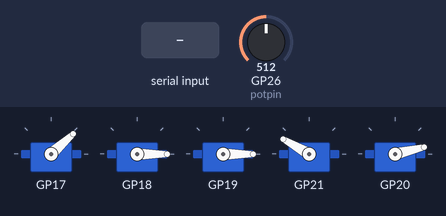
A program run on a simulated Raspberry Pi Pico. Shown: 5 × servo. The inputs (shaded band) are chosen by the test bench; at power-on: GP26 (potpin) = 512. What the program prints to the serial monitor is not drawn.

Above: at 3.2 s.
3.3 s: GP26 (potpin) set to 716
At 4.3 s:
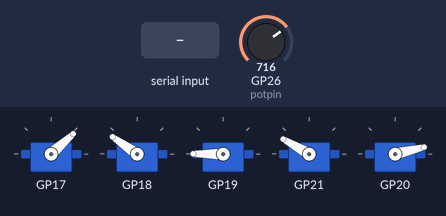
4.8 s: "f\n" received over Serial
At 5.8 s:
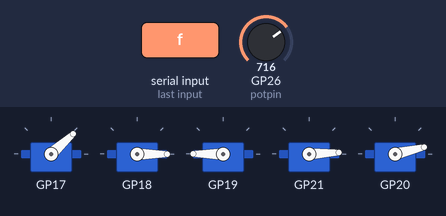
6.3 s: "r\n" received over Serial
At 6.8 s:
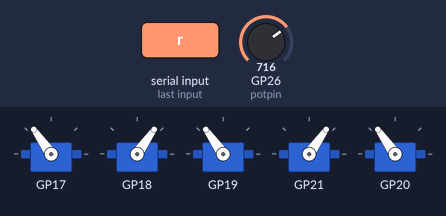
7.8 s: GP26 (potpin) set to 900
At 9.0 s:
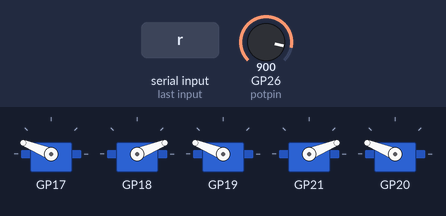
9.3 s: GP26 (potpin) set to 1023
At 10.3 s:
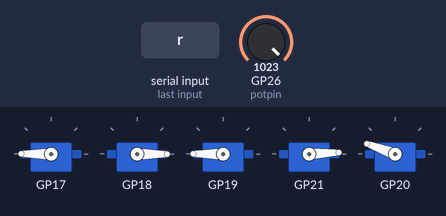
10.8 s: GP26 (potpin) set to 306
At 11.4 s:
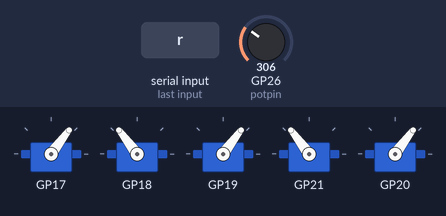
Timing chart, 0 to 13.3 s (numbered marks = the images above; inputs shaded):
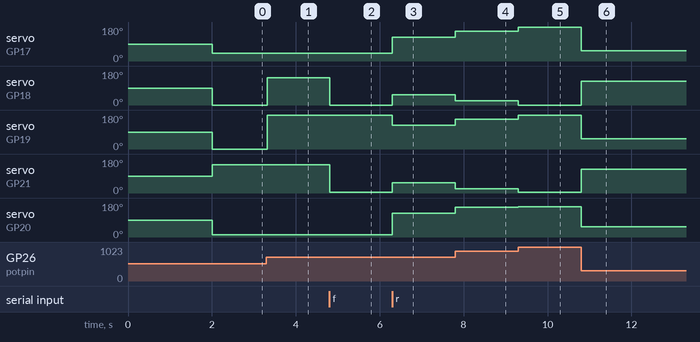

The program:

main.cpp
```cpp
#include <Arduino.h>

#include <fingers.h>

#include <numberFunctions.h>

int potpin = 26; // analog pin used to connect the potentiometeru
int val, rev;    // variable to read the value from the analog pin

bool usePot = true;
bool usePose = true;
bool useRaw = false;
bool useAI = false;
bool printPotVal = false;

void printHelp()
{
  Serial.println("0: zero");
  Serial.println("1: one");
  Serial.println("2: two");
  Serial.println("3: three");
  Serial.println("4: four");
  Serial.println("5: five");
  Serial.println("p: toggle potentiometer control");
  Serial.println("f: toggle finger pose control");
  Serial.println("r: toggle raw potentiometer control");
  Serial.println("a: toggle AI - used with AI control app");
}

void setup()
{
  delay(1000);
  Serial.begin(115200); //  setup serial

  thumbFinger.printSettings();
  indexFinger.printSettings();
  middleFinger.printSettings();
  ringFinger.printSettings();
  pinkyFinger.printSettings();
  delay(1000);
  printHelp();
}

void loop()
{
  if (!useAI)
  {

    if (Serial.available())
    {
      char c = Serial.read();
      if (c == '0')
      {
        zero();
      }
      else if (c == '1')
      {
        one();
      }
      else if (c == '2')
      {
        two();
      }
      else if (c == '3')
      {
        three();
      }
      else if (c == '4')
      {
        four();
      }
      else if (c == '5')
      {
        five();
      }
      else if (c == 'p')
      {
        usePot = !usePot;
      }
      else if (c == 'f')
      {
        usePose = !usePose;
      }
      else if (c == 'r')
      {
        useRaw = !useRaw;
      }
      else if (c == 'a')
      {
        useAI = !useAI;
      }
      else if (c == 'h')
      {
        printHelp();
      }
      else if (c == 'd')
      {
        printPotVal = !printPotVal;
      }
    }

    if (usePot)
    {
      val = analogRead(potpin); // reads the value of the potentiometer (value between 0 and 1023)
      int newVal;
      if (useRaw)
      {
        newVal = setPosVal(val);
      }
      else if (usePose)
      {
        newVal = setFingerPos(val);
      }
      else
      {
        newVal = setFingerNumber(val);
      }
      if (printPotVal)
      {
        Serial.print("potRaw/ modifed: ");
        Serial.print(val);
        Serial.print(" / ");
        Serial.println(newVal);
      }
    }
  }
  else
  {
    if (Serial.available())
    {
      byte fingerValues[30];
      Serial.readBytesUntil('\n', fingerValues, 30);
      Serial.print("fingerValues: "); // print the value
      int ns = 0;
      for (int i = 0; i < 5; i++)
      {
        if (fingerValues[i] == 110)
        {
          ns++;
        }
        Serial.print(fingerValues[i]);
        Serial.print(" ");
      }
      Serial.println();

      if (ns == 5)
      {
        zero();
        useAI = false;
      }
      // Assign each finger value
      thumbFinger.toggleByte(fingerValues[0]);
      indexFinger.toggleByte(fingerValues[1]);
      middleFinger.toggleByte(fingerValues[2]);
      ringFinger.toggleByte(fingerValues[3]);
      pinkyFinger.toggleByte(fingerValues[4]);
    }

    delay(15); // waits for the servo to get there                  // waits for the servo to get there
  }
}
```

ServoFinger.cpp
```cpp
#include <Arduino.h>

#include "ServoFinger.h"

Finger::Finger(int pin, int closeVal, int openVal, bool isReverse) : pin(pin), openVal(openVal), closeVal(closeVal), isReverse(isReverse)
{
    servo.attach(pin, 500, 2500);
}

void Finger::write(int pos)
{
    if (isReverse)
    {
        pos = 180 - pos;
    }
    servo.write(pos);
}

void Finger::toggleByte(int val)
{
    if (val == 48)
    {
        close();
    }
    else if (val == 49)
    {
        open();
    }
}

void Finger::open()
{
    write(openVal);
}

void Finger::close()
{
    write(closeVal);
}

void Finger::setPos(int pos)
{
    if (pos > openVal)
    {
        pos = openVal;
    }
    if (pos < closeVal)
    {
        pos = closeVal;
    }
    write(pos);
}

void Finger::setPosRaw(int pos)
{
    write(pos);
}

int Finger::getPos()
{
    return pos;
}

void Finger::printSettings()
{
    Serial.print("pin: ");
    Serial.println(pin);
    Serial.print("openVal: ");
    Serial.println(openVal);
    Serial.print("closeVal: ");
    Serial.println(closeVal);
    Serial.print("isReverse: ");
    Serial.println(isReverse);
}
```

ServoFinger.h
```cpp
#ifndef SERVOFINGER_H
#define SERVOFINGER_H

#include <Servo.h>
class Finger
{
private:
    const int pin;
    int pos = 0;
    const int openVal;
    const int closeVal;
    bool isReverse = false;
    Servo servo;

public:
    Finger(int pin, int closeVal, int openVal, bool isReverse = false);
    void write(int pos);
    void toggleByte(int val);
    void open();
    void close();
    void setPos(int pos);
    int getPos();
    void setPosRaw(int pos);
    void printSettings();
};

#endif
```

fingers.h
```cpp
#ifndef FINGERS_H
#define FINGERS_H

#include <ServoFinger.h>

Finger thumbFinger(17, 42, 180);
Finger indexFinger(18, 35, 180, true);
Finger middleFinger(19, 0, 180);
Finger ringFinger(21, 30, 177, true);
Finger pinkyFinger(20, 13, 160);

#endif
```

numberFunctions.h
```cpp
#ifndef NUMBERFUNCTIONS_H
#define NUMBERFUNCTIONS_H
#include <fingers.h>

void zero()
{
    thumbFinger.close();
    indexFinger.close();
    middleFinger.close();
    ringFinger.close();
    pinkyFinger.close();
}

void one()
{
    thumbFinger.close();
    indexFinger.open();
    middleFinger.close();
    ringFinger.close();
    pinkyFinger.close();
}

void two()
{
    thumbFinger.close();
    indexFinger.open();
    middleFinger.open();
    ringFinger.close();
    pinkyFinger.close();
}

void three()
{
    thumbFinger.close();
    indexFinger.open();
    middleFinger.open();
    ringFinger.open();
    pinkyFinger.close();
}

void four()
{
    thumbFinger.close();
    indexFinger.open();
    middleFinger.open();
    ringFinger.open();
    pinkyFinger.open();
}

void five()
{
    thumbFinger.open();
    indexFinger.open();
    middleFinger.open();
    ringFinger.open();
    pinkyFinger.open();
}

int setFingerPos(int val)
{
    val = map(val, 0, 1023, 0, 5); // scale it for use with the servo (value between 0 and 180)
    if (val == 0)
    {
        zero();
    }
    else if (val == 1)
    {
        zero();
        thumbFinger.open();
    }
    else if (val == 2)
    {
        zero();
        indexFinger.open();
    }
    else if (val == 3)
    {
        zero();
        middleFinger.open();
    }
    else if (val == 4)
    {
        zero();
        ringFinger.open();
    }
    else if (val == 5)
    {
        zero();
        pinkyFinger.open();
    }
    return val;
}

int setFingerNumber(int val)
{
    val = map(val, 0, 1023, 0, 5); // scale it for use with the servo (value between 0 and 180)

    if (val == 0)
    {
        zero();
    }
    else if (val == 1)
    {
        one();
    }
    else if (val == 2)
    {
        two();
    }
    else if (val == 3)
    {
        three();
    }
    else if (val == 4)
    {
        four();
    }
    else if (val == 5)
    {
        five();
    }
    return val;
}
int setPosVal(int val)
{
    val = map(val, 0, 1023, 0, 180); // scale it for use with the servo (value between 0 and 180)
    thumbFinger.setPos(val);
    indexFinger.setPos(val);
    middleFinger.setPos(val);
    ringFinger.setPos(val);
    pinkyFinger.setPos(val);
    return val;
}
#endif
```

Measured:
- after the input at 3.3 s, servo on GP18: 0° → 145° at once; servo on GP19: 0° → 180° at once
- after the input at 4.8 s, servo on GP18: 145° → 0° at once; servo on GP21: 150° → 3° at once
- after the input at 6.3 s, servo on GP17: 42° → 125° at once; servo on GP18: 0° → 55° at once; servo on GP19: 180° → 125° at once; servo on GP21: 3° → 55° at once; servo on GP20: 13° → 125° at once
- after the input at 7.8 s, servo on GP17, servo on GP19, servo on GP20: 125° → 158° at once; servo on GP18, servo on GP21: 55° → 22° at once
- after the input at 9.3 s, servo on GP17, servo on GP19: 158° → 180° at once; servo on GP18: 22° → 0° at once; servo on GP21: 22° → 3° at once; servo on GP20: 158° → 160° at once
- after the input at 10.8 s, servo on GP17, servo on GP19: 180° → 53° at once; servo on GP18: 0° → 127° at once; servo on GP21: 3° → 127° at once; servo on GP20: 160° → 53° at once
